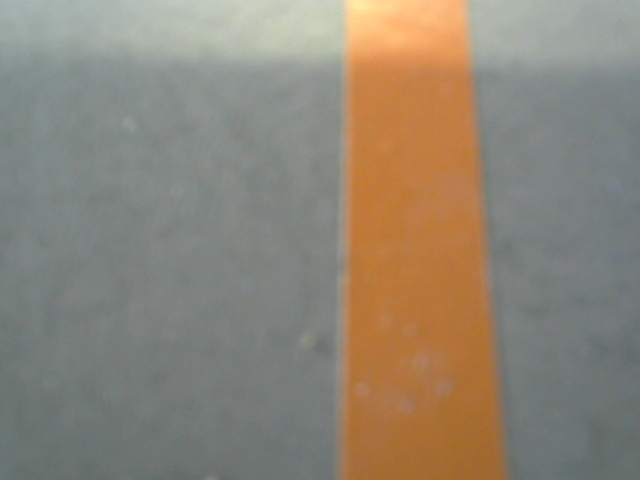
#> input picture img3.jpg, 640 x 480 px
$ python projection.py
#> lines starting #> are read from the running program, lines starting #| are printed output that depends on the picture; after the words box and inside, x2 and y2 are one past the last pixel; in counts of white or black regions, pixels touching at a corner belong together
import cv2
import numpy as np
import matplotlib.pyplot as plt

img = cv2.imread('img3.jpg')
#> img is the input picture: shape (480, 640, 3); mean B, G, R 118.7, 133.2, 142.2

cv2.circle(img, (349, 0), 5, (0, 0, 255), -1) # top left
#> img: shape (480, 640, 3); 0.01% of pixels changed, all inside (x1, y1, x2, y2) = (344, 0, 355, 6)
cv2.circle(img, (462, 0), 5, (0, 0, 255), -1) # top right
#> img: shape (480, 640, 3); mean B, G, R 118.7, 133.1, 142.2
cv2.circle(img, (345,476), 5, (0, 0, 255), -1) # bottom left
#> img: shape (480, 640, 3); mean B, G, R 118.7, 133.1, 142.2
cv2.circle(img, (504, 478), 5, (0, 0, 255), -1) # bottom right
#> img: shape (480, 640, 3); mean B, G, R 118.6, 133.1, 142.2

#cv2.imshow("Image", img)
#cv2.waitKey(0)

pts1 = np.float32(
        [[349,0], # top left
         [462,0], # top right
         [345,476], # bottom left
         [504,478]] # bottom right
)

pts2 = np.float32(
        [[0,0], # top left
         [639,0], # top right
         [0,479], # bottom left
         [639,479]] # bottom right
)

matrix = cv2.getPerspectiveTransform(pts1,pts2)
result = cv2.warpPerspective(img, matrix, (639,479)) # set size image based on pts2 (w = 500 h = 600)
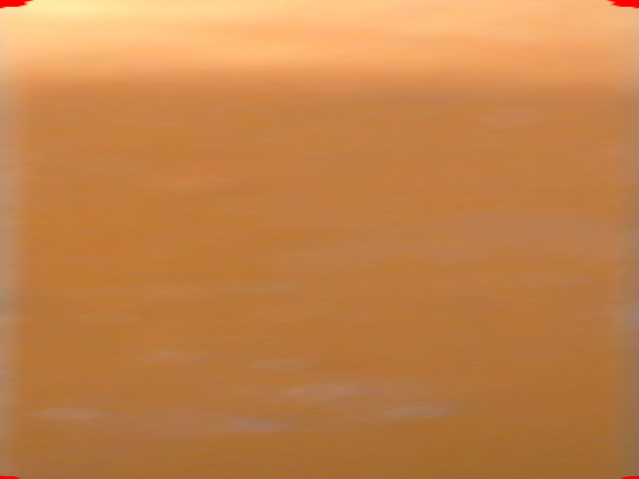
#> result: shape (479, 639, 3); mean B, G, R 73.5, 130.9, 195.3


plt.subplot(1,2,1),
plt.imshow(cv2.cvtColor(img,cv2.COLOR_BGR2RGB))
plt.title('Original Image')

plt.subplot(1,2,2),
plt.imshow(cv2.cvtColor(result,cv2.COLOR_BGR2RGB))
plt.title('Result')

plt.show()
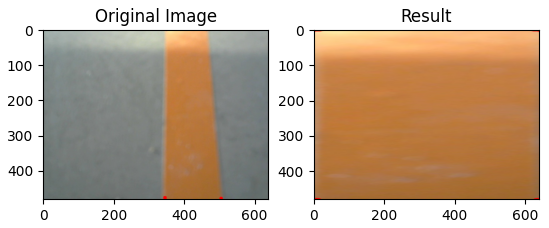
#> figure drawn by matplotlib, 2 panels
cv2.waitKey(0)

$ run again, with img2.jpg copied over img3.jpg
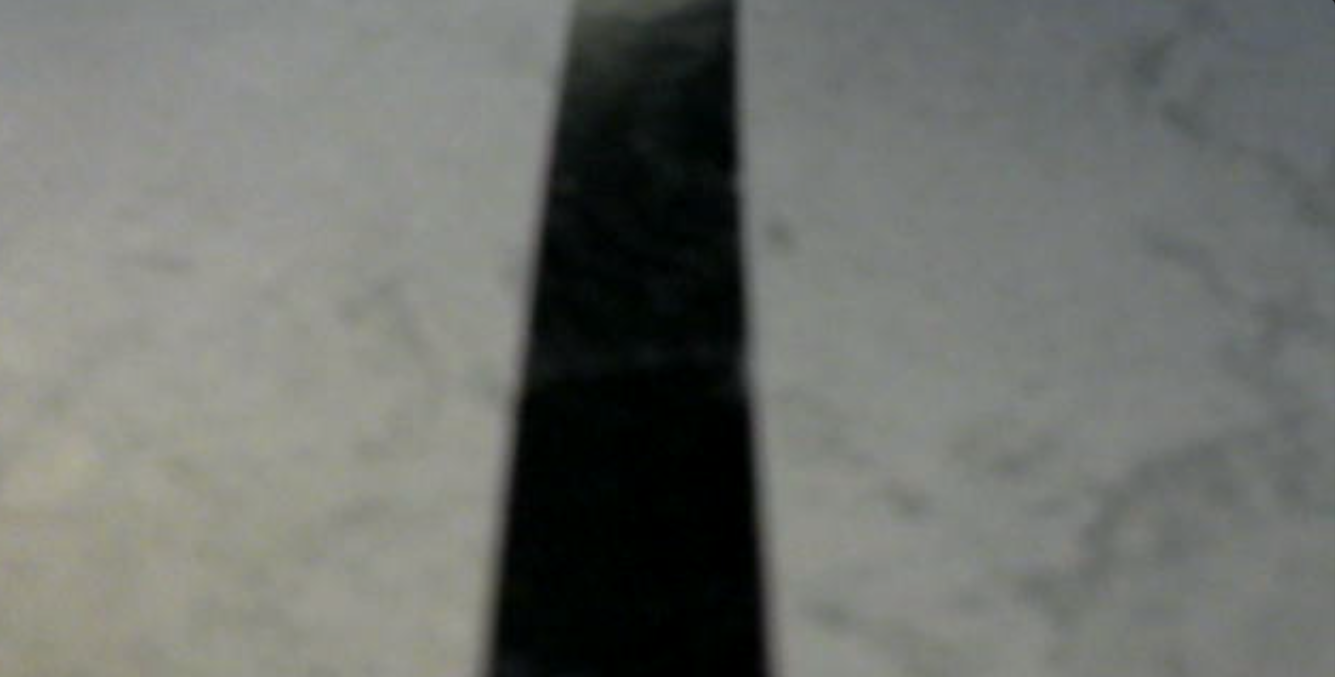
#> input picture img2.jpg, 1335 x 677 px
#> img is the input picture: shape (677, 1335, 3); mean B, G, R 108.1, 112.5, 110
#> `result = cv2.warpPerspective(img, matrix, (639,479))`:
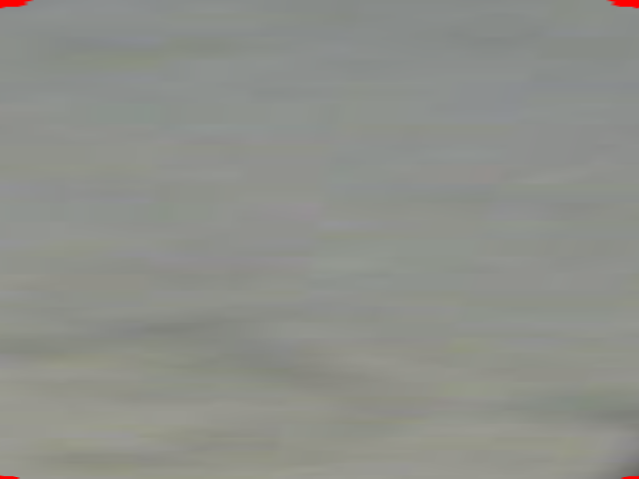
#> result: shape (479, 639, 3); mean B, G, R 138.6, 144.3, 142.3
#> `plt.show()`:
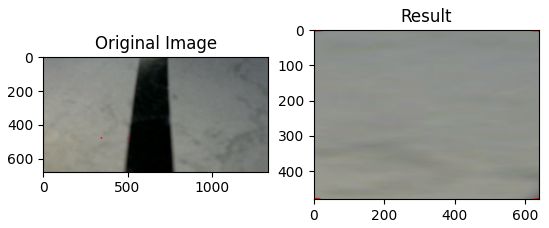
#> figure drawn by matplotlib, 2 panels
